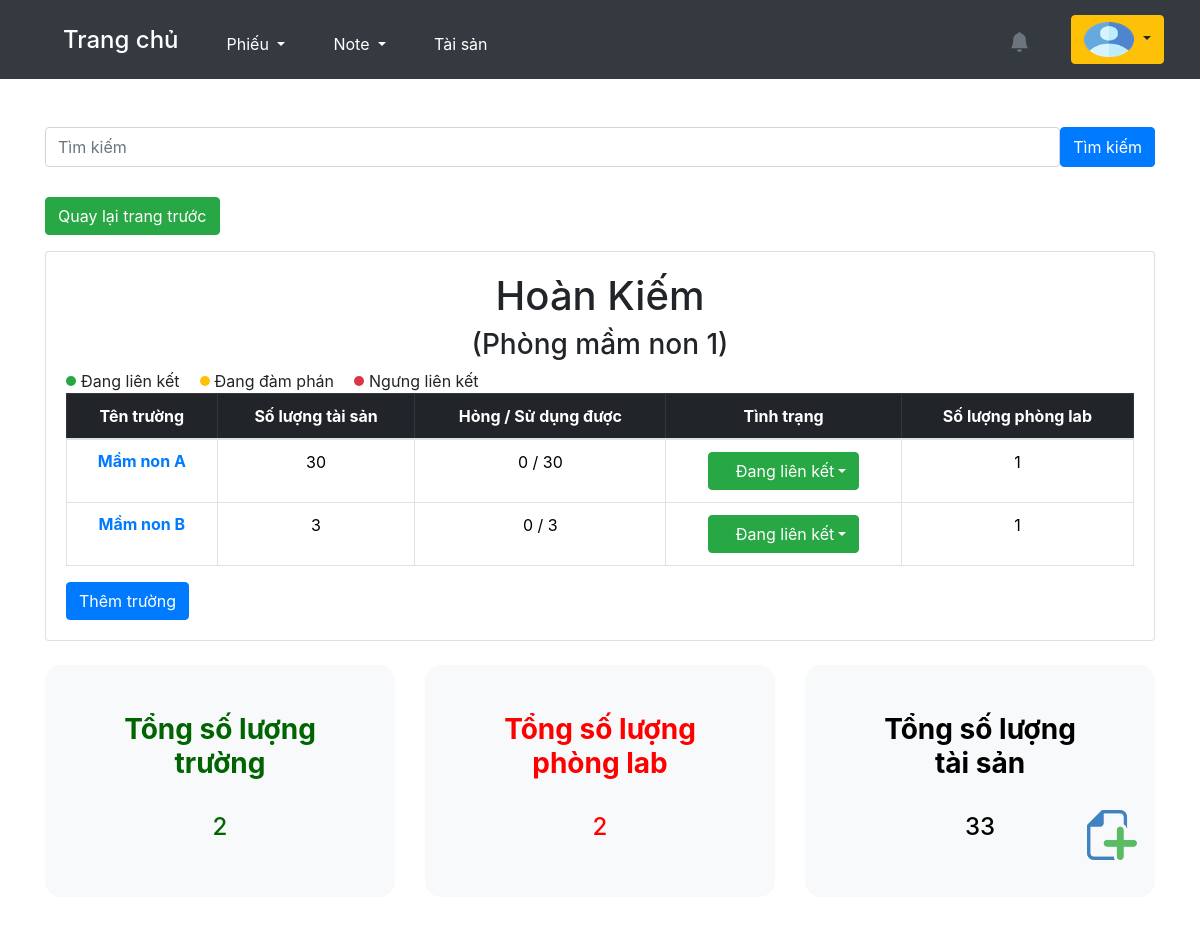
Screenshot of /asset/district_detail/2/1/ (signed in) with the database file from the repository.
### accounts/models.py (models this page shows, shortened)
class User(AbstractUser):
    is_customer = models.BooleanField(default=False)
    is_engineer = models.BooleanField(default=False)
    email = models.EmailField(unique=False)
    username = models.CharField(max_length=1000, unique=True)
    first_name = models.CharField(max_length=20, default='')
    last_name = models.CharField(max_length=100, default='')
    avatar = ProcessedImageField(upload_to=user_directory_path,
                                 processors=[ResizeToFill(500, 500)],
                                 format='PNG',  # Đổi từ JPEG sang PNG
                                 options={'quality': 90},
                                 default='avatars/avt.jpg',
                                 blank=True,
                                 null=True)
    avatar_small = ImageSpecField(source='avatar',
                                  processors=[ResizeToFill(100, 100)],
                                  format='PNG',
                                  options={'quality': 50})
    avatar_medium = ImageSpecField(source='avatar',
                                   processors=[ResizeToFill(500, 500)],
                                   format='PNG',
                                   options={'quality': 90})
    school = models.CharField(max_length=200, null=True)
    PLACES_CHOICES = (
        ('Ban lãnh đạo','Ban lãnh đạo'),
        ('Phòng mầm non 1', 'Phòng mầm non 1'),
        ('Phòng mầm non 2', 'Phòng mầm non 2'),
        ('Phòng mầm non 3', 'Phòng mầm non 3'),
        ('Phòng tiểu học', 'Phòng tiểu học'),
        ('Phòng hành chính', 'Phòng hành chính'),
        ('Ban kiểm soát', 'Ban kiểm soát'),
        ('Phòng kế toán', 'Phòng kế toán'),
        ('Phòng kinh doanh marketing', 'Phòng kinh doanh marketing'),
        ('Phòng nhân sự', 'Phòng nhân sự'),
        ('Học viện Enspire Láng Hạ','Học viện Enspire Láng Hạ'),
        ('Enspire Hải Phòng', 'Enspire Hải Phòng'),
        ('Phòng công nghệ', 'Phòng công nghệ'),
        ('Phòng R&D mầm non', 'Phòng R&D mầm non'),
    )
    work_place = models.CharField(max_length=50, default='', blank=True, null=True)
    date_of_birth = models.DateField(null=True, blank=True)
    phone_regex = RegexValidator (regex=r'^\+?1?\d{9,15}$', message="Lỗi, hãy nhập lại!")
    phone = models.CharField(validators=[phone_regex], max_length=10, blank=True)
    GENDER_CHOICES = (
        ('Nam', 'Male'),
        ('Nữ', 'Female'),
        ('Khác', 'Other'),
    )
    gender = models.CharField(max_length=4, choices=GENDER_CHOICES, blank=True, null=True)
    title = models.CharField(max_length=1000, default='')

### asset/models.py (models this page shows, shortened)
class District(models.Model):
    name = models.CharField(max_length=50)
    department = models.ForeignKey(Department, on_delete=models.CASCADE, null=True, blank=True)

class Department(models.Model):
    name = models.CharField(max_length=50, unique=True)

class School(models.Model):
    SCHOOL_STAT_CHOICES = [
        ('Đang liên kết', 'Đang liên kết'),
        ('Đang đàm phán', 'Đang đàm phán'),
        ('Ngưng liên kết', 'Ngưng liên kết'),
    ]
    name = models.CharField(max_length=100)
    school_status = models.CharField(max_length=20, choices=SCHOOL_STAT_CHOICES, default= 'Đang hoạt động')
    school_status_color = models.CharField(max_length=20, default='btn-success')
    school_location = models.CharField(max_length=1000, default = '')
    school_address = models.CharField(max_length=500, default = '')
    district = models.ForeignKey(District, on_delete=models.CASCADE)

### asset/views.py (the view)
# urls.py: path('district_detail/<int:department_id>/<int:district_id>/', views.district_detail, name='district_detail'),
@login_required
def district_detail(request, department_id, district_id):
    department = get_object_or_404(Department, id=department_id)
    district = get_object_or_404(District, id=district_id, department=department)
    districts = District.objects.filter(department=department)
    schools = School.objects.filter(district=district)
    district_data_2=[]
    asset_school_count = 0
    active_asset_school_count = 0
    broken_asset_school_count = 0
    all_school_asset = 0  # Di chuyển khai báo ra khỏi vòng lặp
    all_labroom_count = 0
    linking_count = 0
    negotiating_count = 0
    stopped_count = 0
    all_schools = 0
    all_linking_school_count = 0
    all_negotiating_school_count = 0
    all_stopped_school_count = 0
    for school in schools:
        labrooms = LabRoom.objects.filter(school=school)
        labroom_count = labrooms.count()
        school.asset_count = Asset.objects.filter(lab_room__in=labrooms).aggregate(
            total_amount=Coalesce(Sum('asset_amount'), Value(0))
        )['total_amount']
        school.active_asset_count = Asset.objects.filter(asset_status='Tốt', lab_room__in=labrooms).aggregate(
            total_amount=Coalesce(Sum('asset_amount'), Value(0))
        )['total_amount']
        school.broken_asset_count = Asset.objects.filter(asset_status='Hỏng', lab_room__in=labrooms).aggregate(
            total_amount=Coalesce(Sum('asset_amount'), Value(0))
        )['total_amount']
        school.labroom_count = labroom_count
        asset_school_count += school.asset_count
        active_asset_school_count += school.active_asset_count
        broken_asset_school_count += school.broken_asset_count
        all_school_asset += school.asset_count  # Tính toán tổng số lượng tài sản của tất cả các trường
        district_data_2.append({
            'school': school,
            'labroom_count': labroom_count,
            'schools': schools,
            'asset_count': school.asset_count,
            'asset_active_count': school.active_asset_count,
            'asset_broken_count': school.broken_asset_count,
        })
        all_labroom_count += labroom_count
        linking_count += School.objects.filter(district=district, school_status='Đang liên kết').count()
        negotiating_count += School.objects.filter(district=district, school_status='Đang đàm phán').count()
        stopped_count += School.objects.filter(district=district, school_status='Ngưng liên kết').count()
        all_linking_school_count += linking_count
        all_negotiating_school_count += negotiating_count
        all_stopped_school_count += stopped_count
    all_school_count = schools.count()
    total_school_count = all_linking_school_count + all_negotiating_school_count + all_stopped_school_count
    all_schools += total_school_count
    school_percentage_active = (active_asset_school_count / all_school_asset) * 100 if all_school_asset != 0 else 0
    school_percentage_broken = (broken_asset_school_count / all_school_asset) * 100 if all_school_asset != 0 else 0
    linking_percentage = (all_linking_school_count  / all_schools) *100 if all_schools != 0 else 0
    negotiating_percentage = (all_negotiating_school_count / all_schools) *100 if all_schools != 0 else 0
    stopped_percentage = (all_stopped_school_count / all_schools) *100 if all_schools != 0 else 0
    context = {
        'asset_school_count': asset_school_count,
        'active_asset_school_count': active_asset_school_count,
        'broken_asset_school_count': broken_asset_school_count,
        'department': department,
        'district': district,
        'districts': districts,
        'schools': schools,
        'school_percentage_active': school_percentage_active,
        'school_percentage_broken': school_percentage_broken,
        'district_data_2': district_data_2,  # Truyền danh sách thông tin các trường vào context
        'all_school_count': all_school_count,
        'all_labroom_count': all_labroom_count,
        'linking_count': linking_count,
        'negotiating_count': negotiating_count,
        'stopped_count': stopped_count,
        'linking_percentage': linking_percentage,
        'negotiating_percentage': negotiating_percentage,
        'stopped_percentage': stopped_percentage,
    }
    return render(request, 'asset/district_detail.html', context)

### templates/asset/district_detail.html (shortened to what this page needs)
{% extends "base.html" %}
{% load widget_tweaks %}
{% load humanize %}
{% block content %}
{% load static %}
<link href="https://cdn.jsdelivr.net/npm/bootstrap@5.3.2/dist/css/bootstrap.min.css" rel="stylesheet">
<link rel="stylesheet" href="https://maxcdn.bootstrapcdn.com/bootstrap/4.0.0/css/bootstrap.min.css">
    <div id="content" style="display:none;">
<center>
    <div class="search-container">
    <input class="form-control" id="myInput" type="text" placeholder="Tìm kiếm" style="width: 1020px; height: 40px;"><button class="btn btn-primary">Tìm kiếm</button>
    </div>
</center>
<a href="{% url 'department_detail_2' department_id=department.id %}" class="btn btn-success" >Quay lại trang trước</a>
<div class="card">
    <div class="card-body">
        <center><h1>{{ district.name }}</h1></center>
        <center><h3>({{ department.name }})</h3></center>
<div class="color-legend">
    <div class="legend-item"><span class="status-indicator indicator-success"></span> Đang liên kết</div>
    <div class="legend-item"><span class="status-indicator indicator-warning"></span> Đang đàm phán</div>
    <div class="legend-item"><span class="status-indicator indicator-danger"></span> Ngưng liên kết</div>
</div>
        <div class="table-responsive">
            <table class="table table-bordered">
                <thead class="table-dark">
                    <tr>
                        <th><center>Tên trường</center></th>
                        <th><center>Số lượng tài sản</center></th>
                        <th><center>Hỏng / Sử dụng được</center></th>
                        <th><center>Tình trạng</center></th>
                        <th><center>Số lượng phòng lab</center></th>
                    </tr>
                </thead>
                <tbody>
                    {% for school in schools %}
                    <tr>
                        <td><h6><strong><center><a href='{% url 'school_detail' department_id=department.id district_id=district.id school_id=school.id %}'>{{ school.name }}</a></center></strong></h6></td>
                        <td><center>{{ school.asset_count }}</center></td>
                        <td><center>{{ school.broken_asset_count }} / {{ school.active_asset_count }}</center></td>
                        {% if request.user.is_superuser %}
                        <td ><center>
                            <div class="btn-group">
                                <button class="btn status-btn dropdown-toggle
    {% if school.school_status == 'Đang liên kết' %}btn-success
    {% elif school.school_status == 'Ngưng liên kết' %}btn-danger
    {% else %}btn-warning{% endif %}" data-bs-toggle="dropdown" aria-expanded="false" data-school-id="{{ school.id }}">
    <span class="status-indicator {% if school.school_status == 'Đang liên kết' %}indicator-success
    {% elif school.school_status == 'Ngưng liên kết' %}indicator-danger
    {% else %}indicator-warning{% endif %}"></span>
    {{ school.school_status }}
</button>
                            </div>
                        </center></td>
                        {% else %}
                        <td ><center><div class="btn status-btn {% if school.school_status == 'Đang liên kết' %}btn-success{% elif school.school_status == 'Ngưng liên kết' %}btn-danger{% else %}btn-warning{% endif %}">{{ school.school_status }}</div></center></td>
                        {% endif %}
                        <td><center>{{ school.labroom_count }}</center></td>
                    </tr>
                    {% endfor %}
                </tbody>
            </table>
            {% if request.user.is_superuser %}
            <button type="button" class="btn btn-primary" data-bs-toggle="modal" data-bs-target="#createSchoolModal">
                Thêm trường
            </button>
            {% endif %}
        </div>
    </div>
</div>
<br>
<center><div>
    <div class="row">
        <div class="col-sm-12 col-md-4">
            <a href="#" class="active_assets">
            <div class="p-5 mb-4 bg-light rounded-4">
                <div class="container-fluid py-10">
                    <h3 class="display-10 fw-bold">Tổng số lượng trường<br></h3><br><h4>{{all_school_count}}</h4>
                </div>
            </div>
            </a>
        </div>
        <div class="col-sm-12 col-md-4">
            <a href="#" class="broken_assets">
                <div class="p-5 mb-4 bg-light rounded-4">
                    <div class="container-fluid py-10">
                        <h3 class="display-10 fw-bold">Tổng số lượng phòng lab</h3><br><h4>{{all_labroom_count}}</h4>
                    </div>
                </div>
            </a>
        </div>
        <div class="col-sm-12 col-md-4">
            <a href="{% url 'district_all_asset' department.id district.id %}" class="all_assets">
            <div class="p-5 mb-4 bg-light rounded-4">
                <div class="container-fluid py-10">
                    <h3 class="display-10 fw-bold">Tổng số lượng tài sản</h3><br><h4>{{asset_school_count }}</h4>
                </div>
            </div>
            </a>
    </div>
    </div>
</div></center>
</div>
</div>
{% if request.user.is_superuser %}
            <a href="#" id="addNewButton" class="btn" data-bs-toggle="modal" data-bs-target="#createSchoolModal">
                <img src="{% static 'images/pngwing.png' %}">
            </a>
     {% endif %}
{% endblock %}

### templates/base.html (shortened to what this page needs)
<!DOCTYPE html>
<html lang="vi">
{% load static %}
{% load widget_tweaks %}
<head>
{% load bootstrap_icons %}
<link rel="stylesheet" href="https://cdn.jsdelivr.net/npm/bootstrap-icons@1.2.1/font/bootstrap-icons.css">
<link rel="stylesheet" href="{% static 'bootstrap_icons/css/bootstrap_icons.css' %}">
<link href="https://cdn.jsdelivr.net/npm/bootstrap@5.3.2/dist/css/bootstrap.min.css" rel="stylesheet">
<link rel="stylesheet" type="text/css" href="https://cdnjs.cloudflare.com/ajax/libs/toastr.js/latest/css/toastr.min.css">
</head>
<body>
    <nav class="navbar navbar-expand-lg navbar-dark sticky-top bg-dark">
	<div class=" d-flex align-items-left">
        <div class="container-fluid">
	<div class="d-flex align-items-center">
            <div class="collapse navbar-collapse" id="navbarSupportedContent">
                {% if request.user.is_superuser %}
		&emsp;<strong><h4><a class="nav-link active" aria-current="page" href="/" style="color: white;">Trang chủ</a></h4></strong>
                &emsp;<div class="nav-item dropdown"><a class="nav-link active dropdown-toggle" href="#" id="navbarDropdown" role="button"
                    data-bs-toggle="dropdown" aria-expanded="false" style="color: white;">
                        Phiếu
                    </a>
                    </div>
                {% endif %}
                 &emsp;<div class="nav-item dropdown"><a class="nav-link active dropdown-toggle" href="#" id="navbarDropdown" role="button"
                    data-bs-toggle="dropdown" aria-expanded="false" style="color: white;">
                        Note
                    </a>
                </div>
                 &emsp;<a class="nav-link active" aria-current="page" href="{% url 'view_department' %}" style="color: white;">Tài sản</a>
            </div>
        </div>
</div>
</div>
                <div class="ms-auto d-flex align-items-center" style="margin-right: 15px;">
                    <div id="notification-container">
                        <button class="btn btn-warning position-relative" id="bellIcon" onclick="toggleNotificationDropdown(event)" style="background: none; border: none; color: #6c757d; padding: 8px 12px;">
                            <i class="bi bi-bell-fill fs-5"></i>
                        </button>
                    </div>
                </div>
                    <button type="button" class="btn btn-warning dropdown-toggle text-wrap-button" style='max-width:150px; max-height: 50px; margin-right: 20px;' data-bs-toggle="dropdown" data-bs-display="static" aria-expanded="false">
                            <img src="{% if request.user.avatar %}{{ request.user.avatar.url }}{% else %}{% static 'media/avatars/avt.jpg' %}{% endif %}" class="avatar" alt="avatar">
                        </button>
    </nav>
<div class="container mt-5">
    {% block content %}
    {% endblock content %}
</body>
</html>

### rows the page displays
User: avatar (picture)
District: name "Hoàn Kiếm"
Department: name "Phòng mầm non 1"
School: name "Mầm non A", asset_count "30", broken_asset_count "0", active_asset_count "30", school_status "Đang liên kết", labroom_count "1"
School: name "Mầm non B", asset_count "3", broken_asset_count "0", active_asset_count "3", school_status "Đang liên kết", labroom_count "1"

### other values shown
{{ all_school_count }} "2"
{{ all_labroom_count }} "2"
{{ asset_school_count }} "33"
